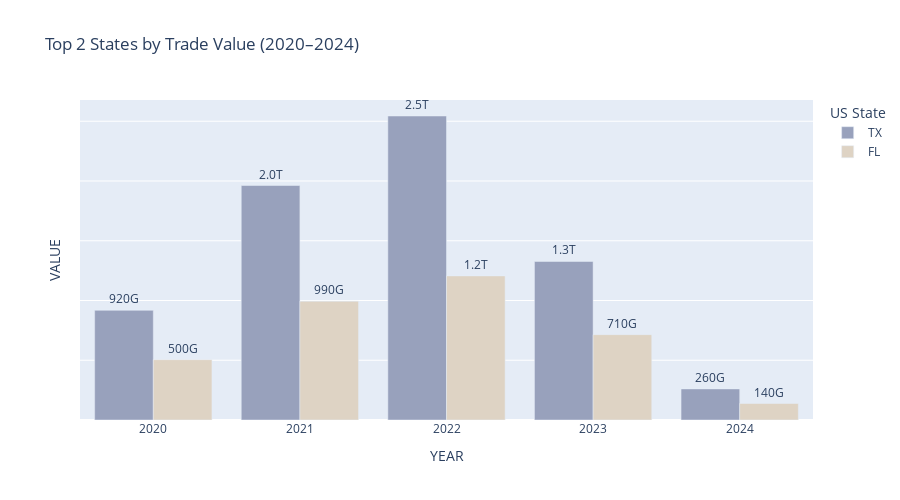

The notebook cell this image was saved under:
### Code cell
custom_colors = {
    "CA": "#F564A9",
    "TX": "#98A1BC",
    "FL": "#DED3C4",
    "NY": "#264653",
    "IL": "#670D2F"
}


fig_value = px.bar(
    top2_states_by_value,
    x = "YEAR",
    y = "VALUE",
    color = "USASTATE",
    barmode = "group",
    title = "Top 2 States by Trade Value (2020–2024)",
    text = "VALUE",
    color_discrete_map = custom_colors
)
fig_value.update_layout(
    legend_title_text = "US State", 
    height = 500,
    yaxis = dict(
        showticklabels = False)
)

fig_value.update_traces(texttemplate='%{text:.2s}', textposition='outside')

fig_value.write_image("Graphs/St_Value.png", width = 600, height = 500, scale = 2)

fig_value.show()

### Figure 1 — Plotly figure (JSON) as saved in the notebook; plotly's stock layout.template omitted (floating-point values rounded to 4 significant figures)
{"data": [{"alignmentgroup": "True", "hovertemplate": "USASTATE=TX<br>YEAR=%{x}<br>VALUE=%{text}<extra></extra>", "legendgroup": "TX", "marker": {"color": "#98A1BC", "pattern": {"shape": ""}}, "name": "TX", "offsetgroup": "TX", "orientation": "v", "showlegend": true, "text": [917800000000.0, 1962000000000.0, 2544000000000.0, 1327000000000.0, 260100000000.0], "textposition": "outside", "texttemplate": "%{text:.2s}", "type": "bar", "x": [2020, 2021, 2022, 2023, 2024], "xaxis": "x", "y": [917844288529, 1962296595801, 2544015893248, 1326623157171, 260057915511], "yaxis": "y"}, {"alignmentgroup": "True", "hovertemplate": "USASTATE=FL<br>YEAR=%{x}<br>VALUE=%{text}<extra></extra>", "legendgroup": "FL", "marker": {"color": "#DED3C4", "pattern": {"shape": ""}}, "name": "FL", "offsetgroup": "FL", "orientation": "v", "showlegend": true, "text": [504800000000.0, 994800000000.0, 1206000000000.0, 714300000000.0, 138000000000.0], "textposition": "outside", "texttemplate": "%{text:.2s}", "type": "bar", "x": [2020, 2021, 2022, 2023, 2024], "xaxis": "x", "y": [504841551571, 994783460711, 1205789275189, 714332801986, 137988570845], "yaxis": "y"}], "layout": {"barmode": "group", "height": 500, "legend": {"title": {"text": "US State"}, "tracegroupgap": 0}, "title": {"text": "Top 2 States by Trade Value (2020–2024)"}, "xaxis": {"anchor": "y", "domain": [0, 1], "title": {"text": "YEAR"}}, "yaxis": {"anchor": "x", "domain": [0, 1], "showticklabels": false, "title": {"text": "VALUE"}}}}
